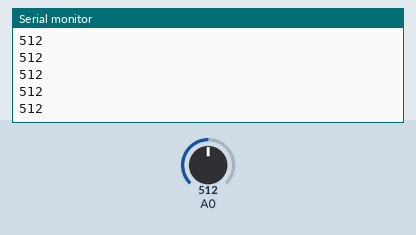
The sketch below on a simulated ESP8266 (NodeMCU). Shown: the last lines printed to the serial monitor. Inputs (shaded band) come from the test bench; at power-on: A0 = 512. WiFi joins after 1.5 s; servers stay silent unless stated; no MQTT or app messages arrive unless stated.

Above: at 1.2 s.
1.3 s: A0 set to 716
At 2.0 s:
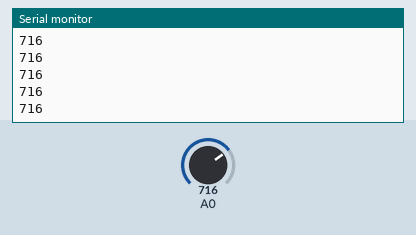
2.8 s: A0 set to 900
At 3.6 s:
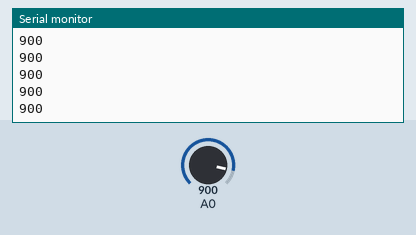
Timing chart, 0 to 5.8 s (numbered marks = the images above; inputs shaded):
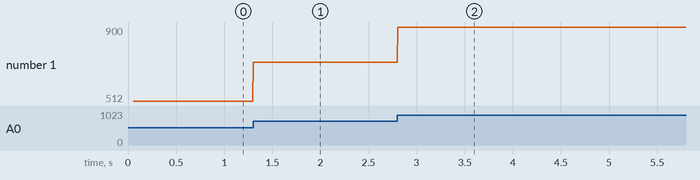

The sketch:

broker_publish.ino
```cpp
#include <ESP8266WiFi.h>
#include <PubSubClient.h>
const char ssid[] = "AISFibre_24G_AC2963";
const char pass[] = "38AC2963";
const char mqtt[] = "broker.mqttdashboard.com";
WiFiClient espClient;
PubSubClient client(espClient);
void callback(const char* topic, byte*payload, unsigned int len){

}
void setup() {
  // put your setup code here, to run once:
  Serial.begin(9600);
  WiFi.begin(ssid, pass);
  client.setServer(mqtt, 1883);
  client.setCallback(callback);
}

void loop() {
  // put your main code here, to run repeatedly:
  if (!client.connected()){
    String id = "clientId-4Fehk7qAxN55555";
    client.connect(id.c_str());
  }
  client.loop();
  int val = analogRead(A0);
  String val_str = String(val);
  char out[10];
  val_str.toCharArray(out, 10);
  client.publish("picnic", out);
  Serial.println(val);
}
```

Measured:
- after the input at 1.3 s, the serial monitor: prints a new line at once (image 1)
- after the input at 2.8 s, the serial monitor: prints a new line at once (image 2)
- plotted number 1: 512 → 716 after the input at 1.3 s, 716 → 900 after the input at 2.8 s
